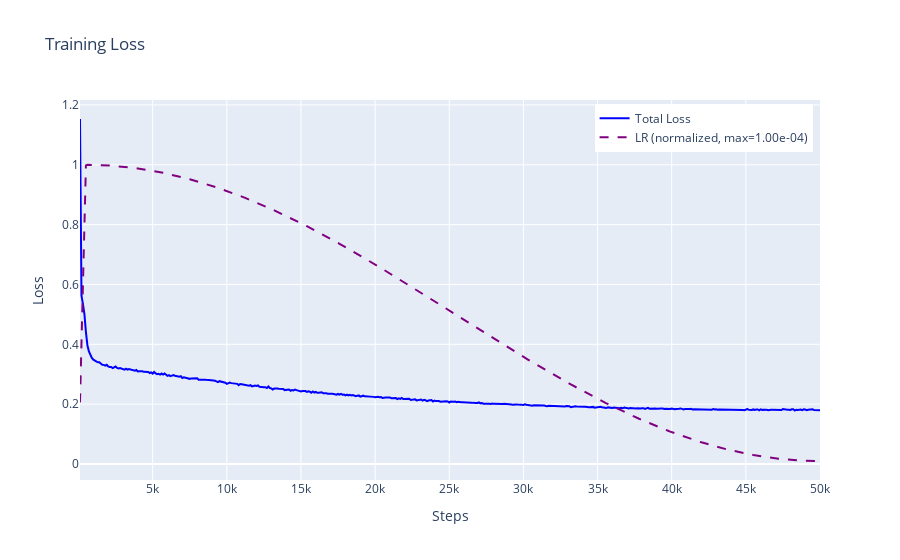

The code cell stored with this chart in its notebook:
### Code cell
plot_loss("400Mb_loss.pkl", False, True)

### Figure 1 — Plotly figure (JSON) as saved in the notebook; plotly's stock layout.template omitted (floating-point values rounded to 4 significant figures; data arrays with more than 128 entries replaced by an {"elided": "..."} marker saying what was removed)
{"data": [{"line": {"color": "blue", "width": 2}, "mode": "lines", "name": "Total Loss", "type": "scatter", "x": {"elided": "500 int values"}, "y": {"elided": "500 float values"}}, {"line": {"color": "purple", "dash": "dash", "width": 2}, "mode": "lines", "name": "LR (normalized, max=1.00e-04)", "type": "scatter", "x": {"elided": "500 int values"}, "y": {"elided": "500 float values"}}], "layout": {"hovermode": "x unified", "legend": {"x": 0.99, "xanchor": "right", "y": 0.99, "yanchor": "top"}, "title": {"text": "Training Loss"}, "xaxis": {"title": {"text": "Steps"}}, "yaxis": {"title": {"text": "Loss"}}}}
